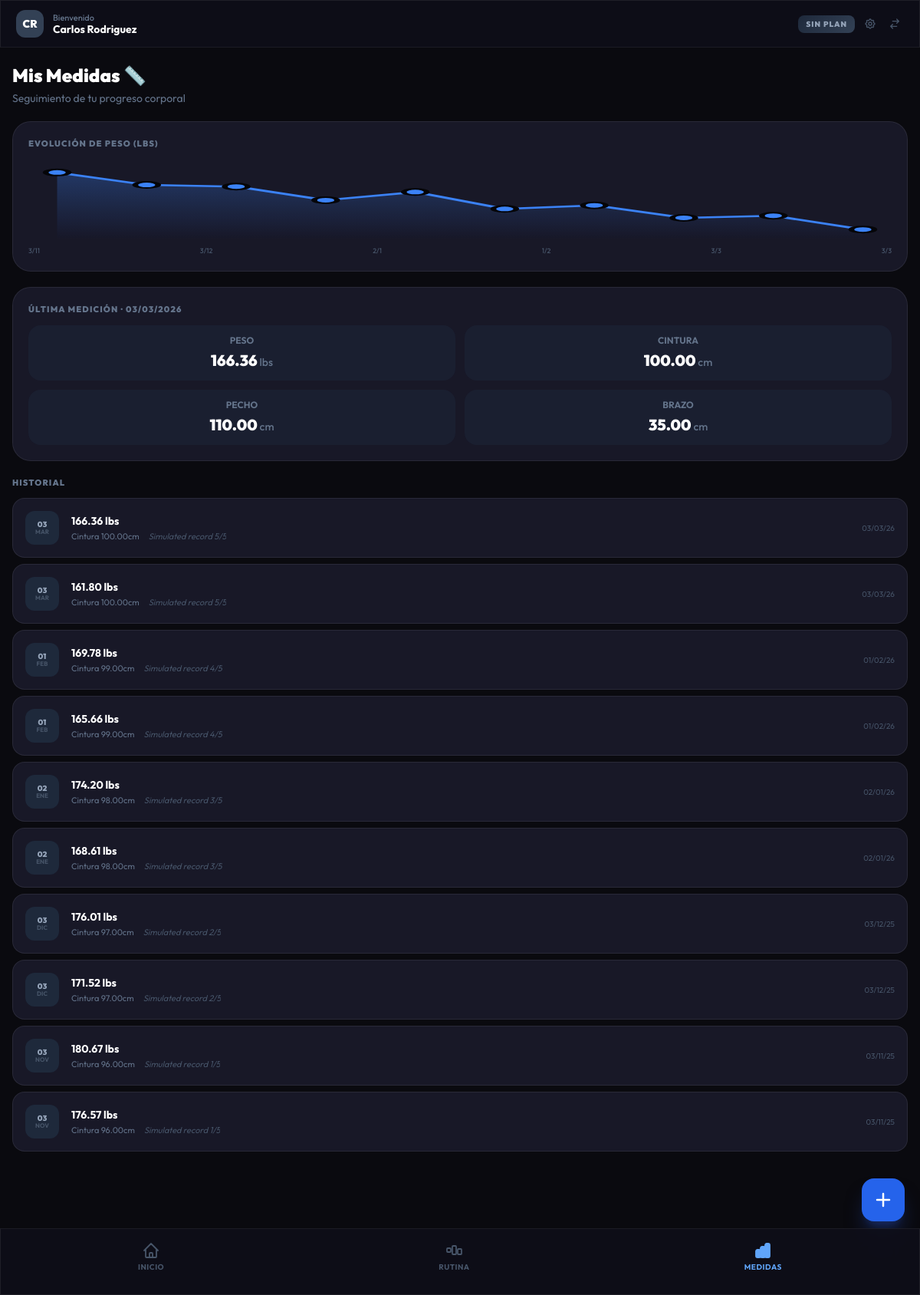
/clientes/medidas/ (signed in), run on the app's committed database.
### administracion/models.py (models this page shows, shortened)
class Usuario(AbstractBaseUser, PermissionsMixin):
    class Roles(models.TextChoices):
        ADMIN   = 'admin',  'Administrador'
        CLIENTE = 'client', 'Cliente'
    nombre           = models.CharField('Nombre', max_length=100)
    apellido         = models.CharField('Apellido', max_length=100)
    correo           = models.EmailField('Correo electrónico', unique=True)
    telefono         = models.CharField('Teléfono', max_length=20, blank=True, null=True)
    fecha_nacimiento = models.DateField('Fecha de nacimiento', blank=True, null=True)
    direccion        = models.CharField('Dirección', max_length=255, blank=True, null=True)
    foto_perfil      = models.ImageField('Foto de perfil', upload_to='perfiles/', blank=True, null=True)
    rol    = models.CharField('Rol', max_length=10, choices=Roles.choices, default=Roles.CLIENTE)
    activo = models.BooleanField('Activo', default=True)
    is_staff  = models.BooleanField(default=False)
    is_active = models.BooleanField(default=True)
    is_deleted = models.BooleanField('Borrado', default=False, db_index=True)
    fecha_registro       = models.DateTimeField('Fecha de registro', auto_now_add=True)
    ultima_actualizacion = models.DateTimeField('Última actualización', auto_now=True)
    objects     = UsuarioManager()
    all_objects = models.Manager()
    USERNAME_FIELD  = 'correo'
    REQUIRED_FIELDS = ['nombre', 'apellido']
    class Meta:
        verbose_name        = 'Usuario'
        verbose_name_plural = 'Usuarios'
        ordering            = ['-fecha_registro']

### clientes/models.py (models this page shows, shortened)
class RegistroMedidas(BaseModel):
    class Meta:
        verbose_name = 'Registro de medidas'
        verbose_name_plural = 'Registros de medidas'
        ordering = ['-fecha']
    usuario = models.ForeignKey(
        Usuario,
        on_delete=models.CASCADE,
        related_name='registros_medidas'
    )
    fecha = models.DateField(default=timezone.now)
    peso_lbs = models.DecimalField('Peso (lbs)', max_digits=5, decimal_places=2)
    cuello = models.DecimalField('Cuello (cm)', max_digits=5, decimal_places=2, blank=True, null=True)
    hombros = models.DecimalField('Hombros (cm)', max_digits=5, decimal_places=2, blank=True, null=True)
    pecho = models.DecimalField('Pecho (cm)', max_digits=5, decimal_places=2, blank=True, null=True)
    cintura = models.DecimalField('Cintura (cm)', max_digits=5, decimal_places=2, blank=True, null=True)
    cadera = models.DecimalField('Cadera (cm)', max_digits=5, decimal_places=2, blank=True, null=True)
    brazo_izq = models.DecimalField('Brazo Izq (cm)', max_digits=5, decimal_places=2, blank=True, null=True)
    brazo_der = models.DecimalField('Brazo Der (cm)', max_digits=5, decimal_places=2, blank=True, null=True)
    muslo_izq = models.DecimalField('Muslo Izq (cm)', max_digits=5, decimal_places=2, blank=True, null=True)
    muslo_der = models.DecimalField('Muslo Der (cm)', max_digits=5, decimal_places=2, blank=True, null=True)
    pantorrilla_izq = models.DecimalField('Pantorrilla Izq (cm)', max_digits=5, decimal_places=2, blank=True, null=True)
    pantorrilla_der = models.DecimalField('Pantorrilla Der (cm)', max_digits=5, decimal_places=2, blank=True, null=True)
    imc = models.DecimalField('IMC', max_digits=5, decimal_places=2, blank=True, null=True)
    porcentaje_grasa = models.DecimalField('% Grasa', max_digits=5, decimal_places=2, blank=True, null=True)
    notas = models.TextField('Notas', blank=True)
    fecha_registro = models.DateTimeField(auto_now_add=True)

### administracion/views.py (the view, shortened to what this page needs)
# urls.py: path('clientes/medidas/', cliente_medidas, name='cliente_medidas'),
def cliente_medidas(request):
    cliente = _get_demo_cliente(request)
    if not cliente:
        return redirect('cliente_home')
    from clientes.models import RegistroMedidas
    from datetime import date
    historial = cliente.registros_medidas.all()[:20]
    chart_data = list(
        cliente.registros_medidas.values('fecha', 'peso_lbs').order_by('fecha')[:10]
    )
    return render(request, 'clientes/medidas.html', {
        'cliente': cliente,
        'historial': historial,
        'chart_data': chart_data,
        'hoy': date.today().isoformat(),
        'field_list': [
            {'name': 'cuello',         'label': 'Cuello'},
            {'name': 'hombros',        'label': 'Hombros'},
            {'name': 'pecho',          'label': 'Pecho'},
            {'name': 'cintura',        'label': 'Cintura'},
            {'name': 'cadera',         'label': 'Cadera'},
            {'name': 'brazo_izq',      'label': 'Brazo Izq'},
            {'name': 'brazo_der',      'label': 'Brazo Der'},
            {'name': 'muslo_izq',      'label': 'Muslo Izq'},
            {'name': 'muslo_der',      'label': 'Muslo Der'},
        ],
    })

### templates/clientes/medidas.html (shortened to what this page needs)
{% extends 'clientes/cliente_base.html' %}
{% block content %}
<div class="px-4 pt-5 pb-4 space-y-5 animate-fadeUp">
    <div>
        <h1 class="text-2xl font-black text-white">Mis Medidas 📏</h1>
        <p class="text-slate-500 text-sm mt-1">Seguimiento de tu progreso corporal</p>
    </div>
    {% if chart_data %}
    <div class="glass-light rounded-3xl p-5">
        <p class="text-[11px] font-black text-slate-500 uppercase tracking-widest mb-4">Evolución de peso (lbs)</p>
        <div class="relative" style="height:100px">
        </div>
        <div id="chart-labels" class="flex justify-between mt-2"></div>
    </div>
    {% endif %}
    {% if historial %}
    {% with last=historial.0 %}
    <div class="glass-light rounded-3xl p-5">
        <p class="text-[11px] font-black text-slate-500 uppercase tracking-widest mb-3">Última medición ·
            {{ last.fecha|date:"d/m/Y" }}
        </p>
        <div class="grid grid-cols-2 gap-3">
            <div class="bg-slate-800/50 rounded-2xl p-3 text-center">
                <p class="text-xs text-slate-500 font-bold uppercase mb-1">Peso</p>
                <p class="text-xl font-black text-white">{{ last.peso_lbs }}<span
                        class="text-sm text-slate-500 font-medium"> lbs</span></p>
            </div>
            {% if last.cintura %}
            <div class="bg-slate-800/50 rounded-2xl p-3 text-center">
                <p class="text-xs text-slate-500 font-bold uppercase mb-1">Cintura</p>
                <p class="text-xl font-black text-white">{{ last.cintura }}<span
                        class="text-sm text-slate-500 font-medium"> cm</span></p>
            </div>
            {% endif %}
            {% if last.pecho %}
            <div class="bg-slate-800/50 rounded-2xl p-3 text-center">
                <p class="text-xs text-slate-500 font-bold uppercase mb-1">Pecho</p>
                <p class="text-xl font-black text-white">{{ last.pecho }}<span
                        class="text-sm text-slate-500 font-medium"> cm</span></p>
            </div>
            {% endif %}
            {% if last.brazo_izq %}
            <div class="bg-slate-800/50 rounded-2xl p-3 text-center">
                <p class="text-xs text-slate-500 font-bold uppercase mb-1">Brazo</p>
                <p class="text-xl font-black text-white">{{ last.brazo_izq }}<span
                        class="text-sm text-slate-500 font-medium"> cm</span></p>
            </div>
            {% endif %}
        </div>
    </div>
    {% endwith %}
    {% endif %}
    <div>
        <p class="text-[11px] font-black text-slate-500 uppercase tracking-widest mb-3">Historial</p>
        {% if historial %}
        <div class="space-y-2">
            {% for m in historial %}
            <div class="glass-light rounded-2xl p-4 flex items-center justify-between gap-4">
                <div
                    class="w-11 h-11 rounded-xl bg-slate-800 flex items-center justify-center flex-shrink-0 text-center">
                    <div>
                        <p class="text-[10px] font-black text-slate-400 leading-none">{{ m.fecha|date:"d" }}</p>
                        <p class="text-[8px] text-slate-600 uppercase font-bold leading-none">{{ m.fecha|date:"M" }}</p>
                    </div>
                </div>
                <div class="flex-1 min-w-0">
                    <p class="font-bold text-white text-sm">{{ m.peso_lbs }} lbs</p>
                    <div class="flex gap-3 mt-0.5">
                        {% if m.cintura %}
                        <span class="text-[11px] text-slate-500">Cintura {{ m.cintura }}cm</span>
                        {% endif %}
                        {% if m.notas %}
                        <span class="text-[11px] text-slate-600 truncate italic">{{ m.notas|truncatechars:25 }}</span>
                        {% endif %}
                    </div>
                </div>
                <div class="text-right flex-shrink-0">
                    <p class="text-[10px] text-slate-600">{{ m.fecha|date:"d/m/y" }}</p>
                </div>
            </div>
            {% endfor %}
        </div>
        {% endif %}
    </div>
    <div class="h-16"></div>
</div>
<button id="btn-add" onclick="openSheet()"
    class="fixed right-5 bg-blue-600 shadow-xl shadow-blue-900/50 w-14 h-14 rounded-2xl flex items-center justify-center text-white z-30 active:scale-90 transition-transform"
    style="bottom: max(calc(env(safe-area-inset-bottom) + 80px), 96px)">
    <svg class="w-6 h-6" fill="none" stroke="currentColor" viewBox="0 0 24 24">
        <path stroke-linecap="round" stroke-linejoin="round" stroke-width="2.5" d="M12 4v16m8-8H4" />
    </svg>
</button>
{% endblock %}

### templates/clientes/cliente_base.html (shortened to what this page needs)
<!DOCTYPE html>
<html lang="es" class="h-full">
<head>
    <script src="https://cdn.tailwindcss.com"></script>
</head>
<body class="h-full overflow-hidden">
    {% with mem_nombre=membresia.tipo.nombre|default:"none" %}
    {% with header_class="header-"|add:mem_nombre %}
    <div class="flex flex-col h-screen" style="height: 100dvh;">
        <header class="glass safe-top flex-shrink-0 {{ header_class }} z-40">
            <div class="flex items-center justify-between px-5 py-3">
                <div class="flex items-center gap-3">
                    <div class="w-9 h-9 rounded-xl flex items-center justify-center font-black text-sm text-white
                    {% if mem_nombre == 'basica' %}bg-blue-600 shadow-lg shadow-blue-900/40
                    {% elif mem_nombre == 'pro' %}bg-violet-600 shadow-lg shadow-violet-900/40
                    {% elif mem_nombre == 'max' %}bg-amber-500 shadow-lg shadow-amber-900/40
                    {% else %}bg-slate-700{% endif %}">
                        {{ cliente.nombre|slice:":1"|upper }}{{ cliente.apellido|slice:":1"|upper }}
                    </div>
                    <div>
                        <p class="text-[11px] text-slate-500 font-medium leading-none mb-0.5">Bienvenido</p>
                        <p class="text-sm font-bold text-white leading-none">{{ cliente.nombre }} {{ cliente.apellido }}
                        </p>
                    </div>
                </div>
                <div class="flex items-center gap-2">
                    {% if membresia %}
                    <span class="text-[10px] font-black uppercase tracking-widest px-2.5 py-1 rounded-lg
                    {% if mem_nombre == 'basica' %}badge-basica text-blue-200
                    {% elif mem_nombre == 'pro' %}badge-pro text-violet-200
                    {% elif mem_nombre == 'max' %}badge-max text-amber-200
                    {% endif %}">
                        {% if mem_nombre == 'basica' %}⭐ Básica
                        {% elif mem_nombre == 'pro' %}⭐⭐ Pro
                        {% elif mem_nombre == 'max' %}⭐⭐⭐ Max
                        {% endif %}
                    </span>
                    {% else %}
                    <span
                        class="text-[10px] font-black uppercase tracking-widest px-2.5 py-1 rounded-lg badge-none text-slate-400">Sin
                        plan</span>
                    {% endif %}
                    <a href="{% url 'dashboard' %}" class="text-slate-600 hover:text-slate-400 transition p-1"
                        title="Panel de Admin">
                    </a>
                    <a href="{% url 'cliente_home' %}" class="text-slate-600 hover:text-slate-400 transition p-1"
                        title="Cambiar usuario">
                        <svg class="w-4 h-4" fill="none" stroke="currentColor" viewBox="0 0 24 24">
                            <path stroke-linecap="round" stroke-linejoin="round" stroke-width="2"
                                d="M8 7h12m0 0l-4-4m4 4l-4 4m0 6H4m0 0l4 4m-4-4l4-4" />
                        </svg>
                    </a>
                </div>
            </div>
        </header>
        <main class="flex-1 overflow-y-auto overscroll-contain">
            {% block content %}{% endblock %}
        </main>
        <nav class="glass safe-bottom flex-shrink-0 z-40" style="border-top: 1px solid rgba(255,255,255,0.06);">
            <div class="flex items-center justify-around pt-2">
                {% url 'cliente_inicio' as url_home %}
                {% url 'cliente_rutina' as url_rutina %}
                {% url 'cliente_medidas' as url_medidas %}
                <a href="{{ url_home }}" class="flex flex-col items-center gap-0.5 px-6 py-2 rounded-xl transition-all
                      {% if request.path == url_home %}tab-active{% else %}tab-inactive{% endif %}">
                    <svg class="w-6 h-6" fill="{% if request.path == url_home %}currentColor{% else %}none{% endif %}"
                        stroke="currentColor" stroke-width="1.8" viewBox="0 0 24 24">
                        <path stroke-linecap="round" stroke-linejoin="round"
                            d="M3 12l2-2m0 0l7-7 7 7M5 10v10a1 1 0 001 1h3m10-11l2 2m-2-2v10a1 1 0 01-1 1h-3m-6 0a1 1 0 001-1v-4a1 1 0 011-1h2a1 1 0 011 1v4a1 1 0 001 1m-6 0h6" />
                    </svg>
                    <span class="text-[10px] font-bold uppercase tracking-wider">Inicio</span>
                </a>
                <a href="{{ url_rutina }}" class="flex flex-col items-center gap-0.5 px-6 py-2 rounded-xl transition-all
                      {% if '/rutina' in request.path %}tab-active{% else %}tab-inactive{% endif %}">
                    <svg class="w-6 h-6" fill="{% if '/rutina' in request.path %}currentColor{% else %}none{% endif %}"
                        stroke="currentColor" stroke-width="1.8" viewBox="0 0 24 24">
                        <path stroke-linecap="round" stroke-linejoin="round"
                            d="M3 10a1 1 0 011-1h3a1 1 0 011 1v3a1 1 0 01-1 1H4a1 1 0 01-1-1v-3zm7-3a1 1 0 011-1h3a1 1 0 011 1v9a1 1 0 01-1 1h-3a1 1 0 01-1-1V7zm7 4a1 1 0 011-1h3a1 1 0 011 1v5a1 1 0 01-1 1h-3a1 1 0 01-1-1v-5z" />
                    </svg>
                    <span class="text-[10px] font-bold uppercase tracking-wider">Rutina</span>
                </a>
                <a href="{{ url_medidas }}" class="flex flex-col items-center gap-0.5 px-6 py-2 rounded-xl transition-all
                      {% if '/medidas' in request.path %}tab-active{% else %}tab-inactive{% endif %}">
                    <svg class="w-6 h-6" fill="{% if '/medidas' in request.path %}currentColor{% else %}none{% endif %}"
                        stroke="currentColor" stroke-width="1.8" viewBox="0 0 24 24">
                        <path stroke-linecap="round" stroke-linejoin="round"
                            d="M9 19v-6a2 2 0 00-2-2H5a2 2 0 00-2 2v6a2 2 0 002 2h2a2 2 0 002-2zm0 0V9a2 2 0 012-2h2a2 2 0 012 2v10m-6 0a2 2 0 002 2h2a2 2 0 002-2m0 0V5a2 2 0 012-2h2a2 2 0 012 2v14a2 2 0 01-2 2h-2a2 2 0 01-2-2z" />
                    </svg>
                    <span class="text-[10px] font-bold uppercase tracking-wider">Medidas</span>
                </a>
            </div>
        </nav>
    </div>
    {% endwith %}
    {% endwith %}
</body>
</html>

### data on the page
Usuario: nombre "C", apellido "R", nombre "Carlos", apellido "Rodriguez"
RegistroMedidas: fecha "03/03/2026", peso_lbs "166.36", cintura "100.00", pecho "110.00", brazo_izq "35.00", fecha "03", fecha "MAR", notas "Simulated record 5/5", fecha "03/03/26"
RegistroMedidas: fecha "03", fecha "MAR", peso_lbs "161.80", cintura "100.00", notas "Simulated record 5/5", fecha "03/03/26"
RegistroMedidas: fecha "01", fecha "FEB", peso_lbs "169.78", cintura "99.00", notas "Simulated record 4/5", fecha "01/02/26"
RegistroMedidas: fecha "01", fecha "FEB", peso_lbs "165.66", cintura "99.00", notas "Simulated record 4/5", fecha "01/02/26"
RegistroMedidas: fecha "02", fecha "ENE", peso_lbs "174.20", cintura "98.00", notas "Simulated record 3/5", fecha "02/01/26"
RegistroMedidas: fecha "02", fecha "ENE", peso_lbs "168.61", cintura "98.00", notas "Simulated record 3/5", fecha "02/01/26"
RegistroMedidas: fecha "03", fecha "DIC", peso_lbs "176.01", cintura "97.00", notas "Simulated record 2/5", fecha "03/12/25"
RegistroMedidas: fecha "03", fecha "DIC", peso_lbs "171.52", cintura "97.00", notas "Simulated record 2/5", fecha "03/12/25"
RegistroMedidas: fecha "03", fecha "NOV", peso_lbs "180.67", cintura "96.00", notas "Simulated record 1/5", fecha "03/11/25"
RegistroMedidas: fecha "03", fecha "NOV", peso_lbs "176.57", cintura "96.00", notas "Simulated record 1/5", fecha "03/11/25"
